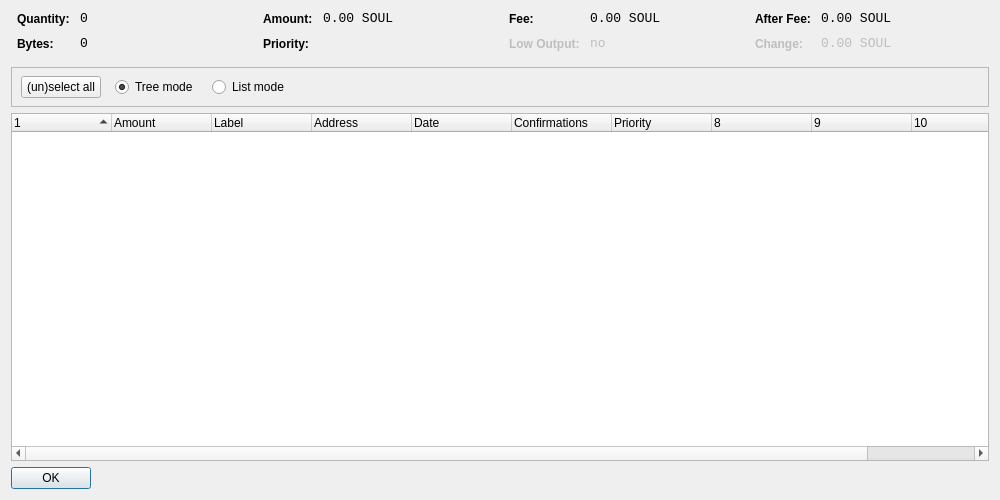
<?xml version="1.0" encoding="UTF-8"?>
<ui version="4.0">
 <class>CoinControlDialog</class>
 <widget class="QDialog" name="CoinControlDialog">
  <property name="geometry">
   <rect>
    <x>0</x>
    <y>0</y>
    <width>1000</width>
    <height>500</height>
   </rect>
  </property>
  <property name="windowTitle">
   <string>Coin Control</string>
  </property>
  <layout class="QVBoxLayout" name="verticalLayout">
   <item>
    <layout class="QHBoxLayout" name="horizontalLayoutTop" stretch="0,0,0,0">
     <property name="topMargin">
      <number>0</number>
     </property>
     <property name="bottomMargin">
      <number>10</number>
     </property>
     <item>
      <layout class="QFormLayout" name="formLayoutCoinControl1">
       <property name="horizontalSpacing">
        <number>10</number>
       </property>
       <property name="verticalSpacing">
        <number>10</number>
       </property>
       <property name="leftMargin">
        <number>6</number>
       </property>
       <property name="rightMargin">
        <number>6</number>
       </property>
       <item row="0" column="0">
        <widget class="QLabel" name="labelCoinControlQuantityText">
         <property name="styleSheet">
          <string notr="true">font-weight:bold;</string>
         </property>
         <property name="text">
          <string>Quantity:</string>
         </property>
        </widget>
       </item>
       <item row="0" column="1">
        <widget class="QLabel" name="labelCoinControlQuantity">
         <property name="font">
          <font>
           <family>Monospace</family>
           <pointsize>10</pointsize>
          </font>
         </property>
         <property name="cursor">
          <cursorShape>IBeamCursor</cursorShape>
         </property>
         <property name="contextMenuPolicy">
          <enum>Qt::ActionsContextMenu</enum>
         </property>
         <property name="text">
          <string notr="true">0</string>
         </property>
         <property name="textInteractionFlags">
          <set>Qt::LinksAccessibleByMouse|Qt::TextSelectableByKeyboard|Qt::TextSelectableByMouse</set>
         </property>
        </widget>
       </item>
       <item row="1" column="0">
        <widget class="QLabel" name="labelCoinControlBytesText">
         <property name="styleSheet">
          <string notr="true">font-weight:bold;</string>
         </property>
         <property name="text">
          <string>Bytes:</string>
         </property>
        </widget>
       </item>
       <item row="1" column="1">
        <widget class="QLabel" name="labelCoinControlBytes">
         <property name="font">
          <font>
           <family>Monospace</family>
           <pointsize>10</pointsize>
          </font>
         </property>
         <property name="cursor">
          <cursorShape>IBeamCursor</cursorShape>
         </property>
         <property name="contextMenuPolicy">
          <enum>Qt::ActionsContextMenu</enum>
         </property>
         <property name="text">
          <string notr="true">0</string>
         </property>
         <property name="textInteractionFlags">
          <set>Qt::LinksAccessibleByMouse|Qt::TextSelectableByKeyboard|Qt::TextSelectableByMouse</set>
         </property>
        </widget>
       </item>
      </layout>
     </item>
     <item>
      <layout class="QFormLayout" name="formLayoutCoinControl2">
       <property name="horizontalSpacing">
        <number>10</number>
       </property>
       <property name="verticalSpacing">
        <number>10</number>
       </property>
       <property name="leftMargin">
        <number>6</number>
       </property>
       <property name="rightMargin">
        <number>6</number>
       </property>
       <item row="0" column="0">
        <widget class="QLabel" name="labelCoinControlAmountText">
         <property name="styleSheet">
          <string notr="true">font-weight:bold;</string>
         </property>
         <property name="text">
          <string>Amount:</string>
         </property>
        </widget>
       </item>
       <item row="0" column="1">
        <widget class="QLabel" name="labelCoinControlAmount">
         <property name="font">
          <font>
           <family>Monospace</family>
           <pointsize>10</pointsize>
          </font>
         </property>
         <property name="cursor">
          <cursorShape>IBeamCursor</cursorShape>
         </property>
         <property name="contextMenuPolicy">
          <enum>Qt::ActionsContextMenu</enum>
         </property>
         <property name="text">
          <string notr="true">0.00 SOUL</string>
         </property>
         <property name="textInteractionFlags">
          <set>Qt::LinksAccessibleByMouse|Qt::TextSelectableByKeyboard|Qt::TextSelectableByMouse</set>
         </property>
        </widget>
       </item>
       <item row="1" column="0">
        <widget class="QLabel" name="labelCoinControlPriorityText">
         <property name="styleSheet">
          <string notr="true">font-weight:bold;</string>
         </property>
         <property name="text">
          <string>Priority:</string>
         </property>
        </widget>
       </item>
       <item row="1" column="1">
        <widget class="QLabel" name="labelCoinControlPriority">
         <property name="font">
          <font>
           <family>Monospace</family>
           <pointsize>10</pointsize>
          </font>
         </property>
         <property name="cursor">
          <cursorShape>IBeamCursor</cursorShape>
         </property>
         <property name="contextMenuPolicy">
          <enum>Qt::ActionsContextMenu</enum>
         </property>
         <property name="text">
          <string/>
         </property>
         <property name="textInteractionFlags">
          <set>Qt::LinksAccessibleByMouse|Qt::TextSelectableByKeyboard|Qt::TextSelectableByMouse</set>
         </property>
        </widget>
       </item>
      </layout>
     </item>
     <item>
      <layout class="QFormLayout" name="formLayoutCoinControl3">
       <property name="horizontalSpacing">
        <number>10</number>
       </property>
       <property name="verticalSpacing">
        <number>10</number>
       </property>
       <property name="leftMargin">
        <number>6</number>
       </property>
       <property name="rightMargin">
        <number>6</number>
       </property>
       <item row="0" column="0">
        <widget class="QLabel" name="labelCoinControlFeeText">
         <property name="styleSheet">
          <string notr="true">font-weight:bold;</string>
         </property>
         <property name="text">
          <string>Fee:</string>
         </property>
        </widget>
       </item>
       <item row="0" column="1">
        <widget class="QLabel" name="labelCoinControlFee">
         <property name="font">
          <font>
           <family>Monospace</family>
           <pointsize>10</pointsize>
          </font>
         </property>
         <property name="cursor">
          <cursorShape>IBeamCursor</cursorShape>
         </property>
         <property name="contextMenuPolicy">
          <enum>Qt::ActionsContextMenu</enum>
         </property>
         <property name="text">
          <string notr="true">0.00 SOUL</string>
         </property>
         <property name="textInteractionFlags">
          <set>Qt::LinksAccessibleByMouse|Qt::TextSelectableByKeyboard|Qt::TextSelectableByMouse</set>
         </property>
        </widget>
       </item>
       <item row="1" column="0">
        <widget class="QLabel" name="labelCoinControlLowOutputText">
         <property name="enabled">
          <bool>false</bool>
         </property>
         <property name="styleSheet">
          <string notr="true">font-weight:bold;</string>
         </property>
         <property name="text">
          <string>Low Output:</string>
         </property>
        </widget>
       </item>
       <item row="1" column="1">
        <widget class="QLabel" name="labelCoinControlLowOutput">
         <property name="enabled">
          <bool>false</bool>
         </property>
         <property name="font">
          <font>
           <family>Monospace</family>
           <pointsize>10</pointsize>
          </font>
         </property>
         <property name="cursor">
          <cursorShape>IBeamCursor</cursorShape>
         </property>
         <property name="contextMenuPolicy">
          <enum>Qt::ActionsContextMenu</enum>
         </property>
         <property name="text">
          <string notr="true">no</string>
         </property>
         <property name="textInteractionFlags">
          <set>Qt::LinksAccessibleByMouse|Qt::TextSelectableByKeyboard|Qt::TextSelectableByMouse</set>
         </property>
        </widget>
       </item>
      </layout>
     </item>
     <item>
      <layout class="QFormLayout" name="formLayoutCoinControl4">
       <property name="horizontalSpacing">
        <number>10</number>
       </property>
       <property name="verticalSpacing">
        <number>10</number>
       </property>
       <property name="leftMargin">
        <number>6</number>
       </property>
       <property name="rightMargin">
        <number>6</number>
       </property>
       <item row="0" column="0">
        <widget class="QLabel" name="labelCoinControlAfterFeeText">
         <property name="styleSheet">
          <string notr="true">font-weight:bold;</string>
         </property>
         <property name="text">
          <string>After Fee:</string>
         </property>
        </widget>
       </item>
       <item row="0" column="1">
        <widget class="QLabel" name="labelCoinControlAfterFee">
         <property name="font">
          <font>
           <family>Monospace</family>
           <pointsize>10</pointsize>
          </font>
         </property>
         <property name="cursor">
          <cursorShape>IBeamCursor</cursorShape>
         </property>
         <property name="contextMenuPolicy">
          <enum>Qt::ActionsContextMenu</enum>
         </property>
         <property name="text">
          <string notr="true">0.00 SOUL</string>
         </property>
         <property name="textInteractionFlags">
          <set>Qt::LinksAccessibleByMouse|Qt::TextSelectableByKeyboard|Qt::TextSelectableByMouse</set>
         </property>
        </widget>
       </item>
       <item row="1" column="0">
        <widget class="QLabel" name="labelCoinControlChangeText">
         <property name="enabled">
          <bool>false</bool>
         </property>
         <property name="styleSheet">
          <string notr="true">font-weight:bold;</string>
         </property>
         <property name="text">
          <string>Change:</string>
         </property>
        </widget>
       </item>
       <item row="1" column="1">
        <widget class="QLabel" name="labelCoinControlChange">
         <property name="enabled">
          <bool>false</bool>
         </property>
         <property name="font">
          <font>
           <family>Monospace</family>
           <pointsize>10</pointsize>
          </font>
         </property>
         <property name="cursor">
          <cursorShape>IBeamCursor</cursorShape>
         </property>
         <property name="contextMenuPolicy">
          <enum>Qt::ActionsContextMenu</enum>
         </property>
         <property name="text">
          <string notr="true">0.00 SOUL</string>
         </property>
         <property name="textInteractionFlags">
          <set>Qt::LinksAccessibleByMouse|Qt::TextSelectableByKeyboard|Qt::TextSelectableByMouse</set>
         </property>
        </widget>
       </item>
      </layout>
     </item>
    </layout>
   </item>
   <item>
    <widget class="QFrame" name="frame">
     <property name="minimumSize">
      <size>
       <width>0</width>
       <height>40</height>
      </size>
     </property>
     <property name="frameShape">
      <enum>QFrame::StyledPanel</enum>
     </property>
     <property name="frameShadow">
      <enum>QFrame::Sunken</enum>
     </property>
     <widget class="QWidget" name="horizontalLayoutWidget">
      <property name="geometry">
       <rect>
        <x>10</x>
        <y>0</y>
        <width>781</width>
        <height>41</height>
       </rect>
      </property>
      <layout class="QHBoxLayout" name="horizontalLayoutPanel" stretch="0,0,0,0,0">
       <property name="spacing">
        <number>14</number>
       </property>
       <item>
        <widget class="QPushButton" name="pushButtonSelectAll">
         <property name="sizePolicy">
          <sizepolicy hsizetype="Maximum" vsizetype="Fixed">
           <horstretch>0</horstretch>
           <verstretch>0</verstretch>
          </sizepolicy>
         </property>
         <property name="text">
          <string>(un)select all</string>
         </property>
        </widget>
       </item>
       <item>
        <widget class="QRadioButton" name="radioTreeMode">
         <property name="sizePolicy">
          <sizepolicy hsizetype="Maximum" vsizetype="Fixed">
           <horstretch>0</horstretch>
           <verstretch>0</verstretch>
          </sizepolicy>
         </property>
         <property name="text">
          <string>Tree mode</string>
         </property>
         <property name="checked">
          <bool>true</bool>
         </property>
        </widget>
       </item>
       <item>
        <widget class="QRadioButton" name="radioListMode">
         <property name="sizePolicy">
          <sizepolicy hsizetype="Maximum" vsizetype="Fixed">
           <horstretch>0</horstretch>
           <verstretch>0</verstretch>
          </sizepolicy>
         </property>
         <property name="text">
          <string>List mode</string>
         </property>
        </widget>
       </item>
       <item>
        <spacer name="horizontalSpacer">
         <property name="orientation">
          <enum>Qt::Horizontal</enum>
         </property>
         <property name="sizeHint" stdset="0">
          <size>
           <width>40</width>
           <height>20</height>
          </size>
         </property>
        </spacer>
       </item>
      </layout>
     </widget>
    </widget>
   </item>
   <item>
    <widget class="CoinControlTreeWidget" name="treeWidget">
     <property name="contextMenuPolicy">
      <enum>Qt::CustomContextMenu</enum>
     </property>
     <property name="sortingEnabled">
      <bool>false</bool>
     </property>
     <property name="columnCount">
      <number>11</number>
     </property>
     <attribute name="headerShowSortIndicator" stdset="0">
      <bool>true</bool>
     </attribute>
     <attribute name="headerStretchLastSection">
      <bool>false</bool>
     </attribute>
     <column>
      <property name="text">
       <string/>
      </property>
     </column>
     <column>
      <property name="text">
       <string>Amount</string>
      </property>
     </column>
     <column>
      <property name="text">
       <string>Label</string>
      </property>
     </column>
     <column>
      <property name="text">
       <string>Address</string>
      </property>
     </column>
     <column>
      <property name="text">
       <string>Date</string>
      </property>
     </column>
     <column>
      <property name="text">
       <string>Confirmations</string>
      </property>
      <property name="toolTip">
       <string>Confirmed</string>
      </property>
     </column>
     <column>
      <property name="text">
       <string>Priority</string>
      </property>
     </column>
     <column>
      <property name="text">
       <string/>
      </property>
     </column>
     <column>
      <property name="text">
       <string/>
      </property>
     </column>
     <column>
      <property name="text">
       <string/>
      </property>
     </column>
     <column>
      <property name="text">
       <string/>
      </property>
     </column>
    </widget>
   </item>
   <item>
    <widget class="QDialogButtonBox" name="buttonBox">
     <property name="sizePolicy">
      <sizepolicy hsizetype="Maximum" vsizetype="Fixed">
       <horstretch>0</horstretch>
       <verstretch>0</verstretch>
      </sizepolicy>
     </property>
     <property name="orientation">
      <enum>Qt::Horizontal</enum>
     </property>
     <property name="standardButtons">
      <set>QDialogButtonBox::Ok</set>
     </property>
    </widget>
   </item>
  </layout>
 </widget>
 <customwidgets>
  <customwidget>
   <class>CoinControlTreeWidget</class>
   <extends>QTreeWidget</extends>
   <header>coincontroltreewidget.h</header>
  </customwidget>
 </customwidgets>
 <resources/>
 <connections/>
</ui>
